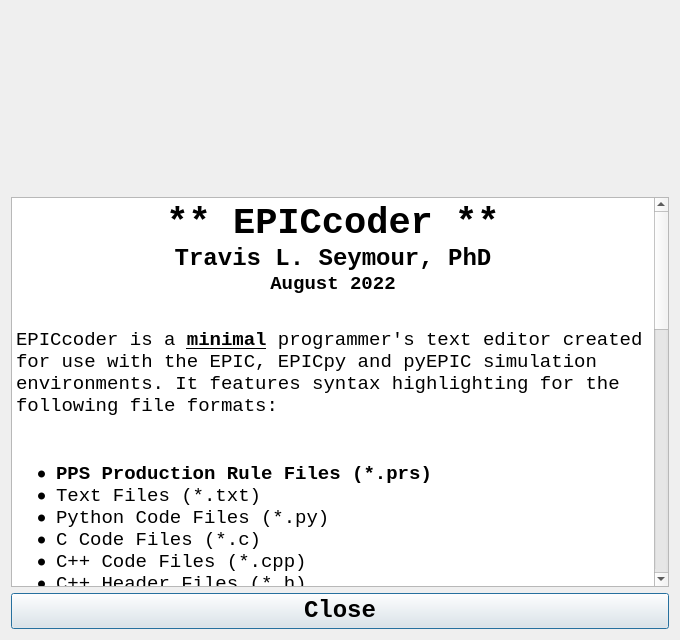
<?xml version="1.0" encoding="UTF-8"?>
<ui version="4.0">
 <class>aboutDialog</class>
 <widget class="QDialog" name="aboutDialog">
  <property name="windowModality">
   <enum>Qt::ApplicationModal</enum>
  </property>
  <property name="geometry">
   <rect>
    <x>0</x>
    <y>0</y>
    <width>680</width>
    <height>640</height>
   </rect>
  </property>
  <property name="font">
   <font>
    <family>Consolas</family>
    <pointsize>14</pointsize>
   </font>
  </property>
  <property name="windowTitle">
   <string>About EPICpy</string>
  </property>
  <layout class="QGridLayout" name="gridLayout">
   <item row="0" column="0">
    <layout class="QVBoxLayout" name="verticalLayout">
     <item>
      <layout class="QHBoxLayout" name="horizontalLayout">
       <item>
        <spacer name="horizontalSpacer">
         <property name="orientation">
          <enum>Qt::Horizontal</enum>
         </property>
         <property name="sizeHint" stdset="0">
          <size>
           <width>40</width>
           <height>20</height>
          </size>
         </property>
        </spacer>
       </item>
       <item>
        <widget class="QLabel" name="labelEPICicon">
         <property name="minimumSize">
          <size>
           <width>180</width>
           <height>180</height>
          </size>
         </property>
         <property name="baseSize">
          <size>
           <width>180</width>
           <height>180</height>
          </size>
         </property>
         <property name="text">
          <string/>
         </property>
         <property name="scaledContents">
          <bool>true</bool>
         </property>
        </widget>
       </item>
       <item>
        <spacer name="horizontalSpacer_2">
         <property name="orientation">
          <enum>Qt::Horizontal</enum>
         </property>
         <property name="sizeHint" stdset="0">
          <size>
           <width>40</width>
           <height>20</height>
          </size>
         </property>
        </spacer>
       </item>
      </layout>
     </item>
     <item>
      <widget class="QTextBrowser" name="textBrowser">
       <property name="html">
        <string>&lt;!DOCTYPE HTML PUBLIC &quot;-//W3C//DTD HTML 4.0//EN&quot; &quot;http://www.w3.org/TR/REC-html40/strict.dtd&quot;&gt;
&lt;html&gt;&lt;head&gt;&lt;meta name=&quot;qrichtext&quot; content=&quot;1&quot; /&gt;&lt;style type=&quot;text/css&quot;&gt;
p, li { white-space: pre-wrap; }
&lt;/style&gt;&lt;/head&gt;&lt;body style=&quot; font-family:'Consolas'; font-size:14pt; font-weight:400; font-style:normal;&quot;&gt;
&lt;p align=&quot;center&quot; style=&quot; margin-top:0px; margin-bottom:0px; margin-left:0px; margin-right:0px; -qt-block-indent:0; text-indent:0px;&quot;&gt;&lt;span style=&quot; font-family:'JetBrains Mono','monospace'; font-size:28pt; font-weight:600; color:#000000;&quot;&gt;** EPICcoder **&lt;/span&gt;&lt;/p&gt;
&lt;p align=&quot;center&quot; style=&quot; margin-top:0px; margin-bottom:0px; margin-left:0px; margin-right:0px; -qt-block-indent:0; text-indent:0px;&quot;&gt;&lt;span style=&quot; font-family:'JetBrains Mono','monospace'; font-size:18pt; font-weight:600; color:#000000;&quot;&gt;Travis L. Seymour, PhD&lt;/span&gt;&lt;/p&gt;
&lt;p align=&quot;center&quot; style=&quot; margin-top:0px; margin-bottom:0px; margin-left:0px; margin-right:0px; -qt-block-indent:0; text-indent:0px;&quot;&gt;&lt;span style=&quot; font-family:'JetBrains Mono','monospace'; font-weight:600; color:#000000;&quot;&gt;August 2022&lt;/span&gt;&lt;/p&gt;
&lt;p style=&quot;-qt-paragraph-type:empty; margin-top:0px; margin-bottom:0px; margin-left:0px; margin-right:0px; -qt-block-indent:0; text-indent:0px;&quot;&gt;&lt;br /&gt;&lt;/p&gt;
&lt;p style=&quot; margin-top:12px; margin-bottom:12px; margin-left:0px; margin-right:0px; -qt-block-indent:0; text-indent:0px;&quot;&gt;EPICcoder is a &lt;span style=&quot; font-weight:600; text-decoration: underline;&quot;&gt;minimal&lt;/span&gt; programmer's text editor created for use with the EPIC, EPICpy and pyEPIC simulation environments. It features syntax highlighting for the following file formats:  &lt;/p&gt;
&lt;p style=&quot;-qt-paragraph-type:empty; margin-top:12px; margin-bottom:12px; margin-left:0px; margin-right:0px; -qt-block-indent:0; text-indent:0px;&quot;&gt;&lt;br /&gt;&lt;/p&gt;
&lt;ul style=&quot;margin-top: 0px; margin-bottom: 0px; margin-left: 0px; margin-right: 0px; -qt-list-indent: 1;&quot;&gt;&lt;li style=&quot; margin-top:12px; margin-bottom:0px; margin-left:0px; margin-right:0px; -qt-block-indent:0; text-indent:0px;&quot;&gt;&lt;span style=&quot; font-weight:600;&quot;&gt;PPS Production Rule Files (*.prs) &lt;/span&gt; &lt;/li&gt;
&lt;li style=&quot; margin-top:0px; margin-bottom:0px; margin-left:0px; margin-right:0px; -qt-block-indent:0; text-indent:0px;&quot;&gt;Text Files (*.txt)  &lt;/li&gt;
&lt;li style=&quot; margin-top:0px; margin-bottom:0px; margin-left:0px; margin-right:0px; -qt-block-indent:0; text-indent:0px;&quot;&gt;Python Code Files (*.py)&lt;/li&gt;
&lt;li style=&quot; margin-top:0px; margin-bottom:0px; margin-left:0px; margin-right:0px; -qt-block-indent:0; text-indent:0px;&quot;&gt;C Code Files (*.c)  &lt;/li&gt;
&lt;li style=&quot; margin-top:0px; margin-bottom:0px; margin-left:0px; margin-right:0px; -qt-block-indent:0; text-indent:0px;&quot;&gt;C++ Code Files (*.cpp)&lt;/li&gt;
&lt;li style=&quot; margin-top:0px; margin-bottom:12px; margin-left:0px; margin-right:0px; -qt-block-indent:0; text-indent:0px;&quot;&gt;C++ Header Files (*.h)&lt;/li&gt;&lt;/ul&gt;
&lt;p style=&quot;-qt-paragraph-type:empty; margin-top:12px; margin-bottom:12px; margin-left:0px; margin-right:0px; -qt-block-indent:0; text-indent:0px;&quot;&gt;&lt;br /&gt;&lt;/p&gt;
&lt;p style=&quot; margin-top:12px; margin-bottom:12px; margin-left:0px; margin-right:0px; -qt-block-indent:0; text-indent:0px;&quot;&gt;&lt;span style=&quot; font-weight:600;&quot;&gt;NOTE&lt;/span&gt;: This code is based heavily on the sample code&lt;span style=&quot; vertical-align:super;&quot;&gt;1&lt;/span&gt; and video tutorial&lt;span style=&quot; vertical-align:super;&quot;&gt;2&lt;/span&gt; by, FUSEN&lt;span style=&quot; vertical-align:super;&quot;&gt;3&lt;/span&gt; which itself borrows heavily from the tutorials at &amp;lt;https://qscintilla.com/&amp;gt;.&lt;/p&gt;
&lt;p style=&quot; margin-top:12px; margin-bottom:12px; margin-left:0px; margin-right:0px; -qt-block-indent:0; text-indent:0px;&quot;&gt;The EPICcoder binaries can be found at &amp;lt;https://cogmodlab.ucsc.edu/2022/10/23/epiccoder/&amp;gt;.&lt;/p&gt;
&lt;p style=&quot; margin-top:12px; margin-bottom:12px; margin-left:0px; margin-right:0px; -qt-block-indent:0; text-indent:0px;&quot;&gt;&lt;span style=&quot; font-size:12pt;&quot;&gt;1. &amp;lt;https://github.com/Fus3n/pyqt-code-editor-yt&amp;gt;&lt;br /&gt;2. &amp;lt;https://www.youtube.com/watch?v=ihyDi1aPNBw&amp;gt;&lt;br /&gt;3. &amp;lt;https://github.com/Fus3n&amp;gt;&lt;/span&gt;&lt;/p&gt;
&lt;p style=&quot;-qt-paragraph-type:empty; margin-top:0px; margin-bottom:0px; margin-left:0px; margin-right:0px; -qt-block-indent:0; text-indent:0px; font-family:'JetBrains Mono','monospace'; font-size:15.8pt; color:#000000;&quot;&gt;&lt;br /&gt;&lt;/p&gt;
&lt;p style=&quot; margin-top:0px; margin-bottom:0px; margin-left:0px; margin-right:0px; -qt-block-indent:0; text-indent:0px;&quot;&gt;&lt;span style=&quot; font-family:'JetBrains Mono','monospace'; font-size:15.8pt; font-weight:600; text-decoration: underline; color:#000000;&quot;&gt;License Statement (GPLv3):&lt;/span&gt;&lt;/p&gt;
&lt;p style=&quot;-qt-paragraph-type:empty; margin-top:0px; margin-bottom:0px; margin-left:0px; margin-right:0px; -qt-block-indent:0; text-indent:0px; font-family:'JetBrains Mono','monospace'; font-size:15.8pt; color:#000000; background-color:#ffffff;&quot;&gt;&lt;br /&gt;&lt;/p&gt;
&lt;p style=&quot; margin-top:0px; margin-bottom:0px; margin-left:0px; margin-right:0px; -qt-block-indent:0; text-indent:0px; background-color:#ffffff;&quot;&gt;&lt;span style=&quot; color:#3584e4; background-color:#ffffff;&quot;&gt;EPICcoder is a minimal programmer's text editor created for use with the EPIC, EPICpy and pyEPIC simulation environments. &lt;/span&gt;&lt;/p&gt;
&lt;p style=&quot;-qt-paragraph-type:empty; margin-top:0px; margin-bottom:0px; margin-left:0px; margin-right:0px; -qt-block-indent:0; text-indent:0px; color:#3584e4; background-color:#ffffff;&quot;&gt;&lt;br /&gt;&lt;/p&gt;
&lt;p style=&quot; margin-top:0px; margin-bottom:0px; margin-left:0px; margin-right:0px; -qt-block-indent:0; text-indent:0px;&quot;&gt;&lt;span style=&quot; color:#3584e4; background-color:#ffffff;&quot;&gt;Copyright (C) 2022 Travis L. Seymour, PhD&lt;/span&gt;&lt;/p&gt;
&lt;p style=&quot;-qt-paragraph-type:empty; margin-top:0px; margin-bottom:0px; margin-left:0px; margin-right:0px; -qt-block-indent:0; text-indent:0px; color:#3584e4;&quot;&gt;&lt;br /&gt;&lt;/p&gt;
&lt;p style=&quot; margin-top:0px; margin-bottom:0px; margin-left:0px; margin-right:0px; -qt-block-indent:0; text-indent:0px;&quot;&gt;&lt;span style=&quot; color:#3584e4; background-color:#ffffff;&quot;&gt;This program is free software: you can redistribute it and/or modify it under the terms of the GNU General Public License as published by the Free Software Foundation, either version 3 of the License, or (at your option) any later version.&lt;/span&gt;&lt;/p&gt;
&lt;p style=&quot;-qt-paragraph-type:empty; margin-top:0px; margin-bottom:0px; margin-left:0px; margin-right:0px; -qt-block-indent:0; text-indent:0px; color:#3584e4;&quot;&gt;&lt;br /&gt;&lt;/p&gt;
&lt;p style=&quot; margin-top:0px; margin-bottom:0px; margin-left:0px; margin-right:0px; -qt-block-indent:0; text-indent:0px;&quot;&gt;&lt;span style=&quot; color:#3584e4; background-color:#ffffff;&quot;&gt;This program is distributed in the hope that it will be useful, but WITHOUT ANY WARRANTY; without even the implied warranty of MERCHANTABILITY or FITNESS FOR A PARTICULAR PURPOSE.  See the GNU General Public License for more details.&lt;/span&gt;&lt;/p&gt;
&lt;p style=&quot;-qt-paragraph-type:empty; margin-top:0px; margin-bottom:0px; margin-left:0px; margin-right:0px; -qt-block-indent:0; text-indent:0px; color:#3584e4;&quot;&gt;&lt;br /&gt;&lt;/p&gt;
&lt;p style=&quot; margin-top:0px; margin-bottom:0px; margin-left:0px; margin-right:0px; -qt-block-indent:0; text-indent:0px;&quot;&gt;&lt;span style=&quot; color:#3584e4; background-color:#ffffff;&quot;&gt;You should have received a copy of the GNU General Public License along with this program.  If not, see &amp;lt;http://www.gnu.org/licenses/&amp;gt;.&lt;/span&gt;&lt;/p&gt;&lt;/body&gt;&lt;/html&gt;</string>
       </property>
      </widget>
     </item>
     <item>
      <widget class="QPushButton" name="pushButtonClose">
       <property name="font">
        <font>
         <family>Consolas</family>
         <pointsize>18</pointsize>
         <weight>75</weight>
         <bold>true</bold>
        </font>
       </property>
       <property name="text">
        <string>Close</string>
       </property>
       <property name="default">
        <bool>true</bool>
       </property>
      </widget>
     </item>
    </layout>
   </item>
  </layout>
 </widget>
 <resources/>
 <connections/>
</ui>
